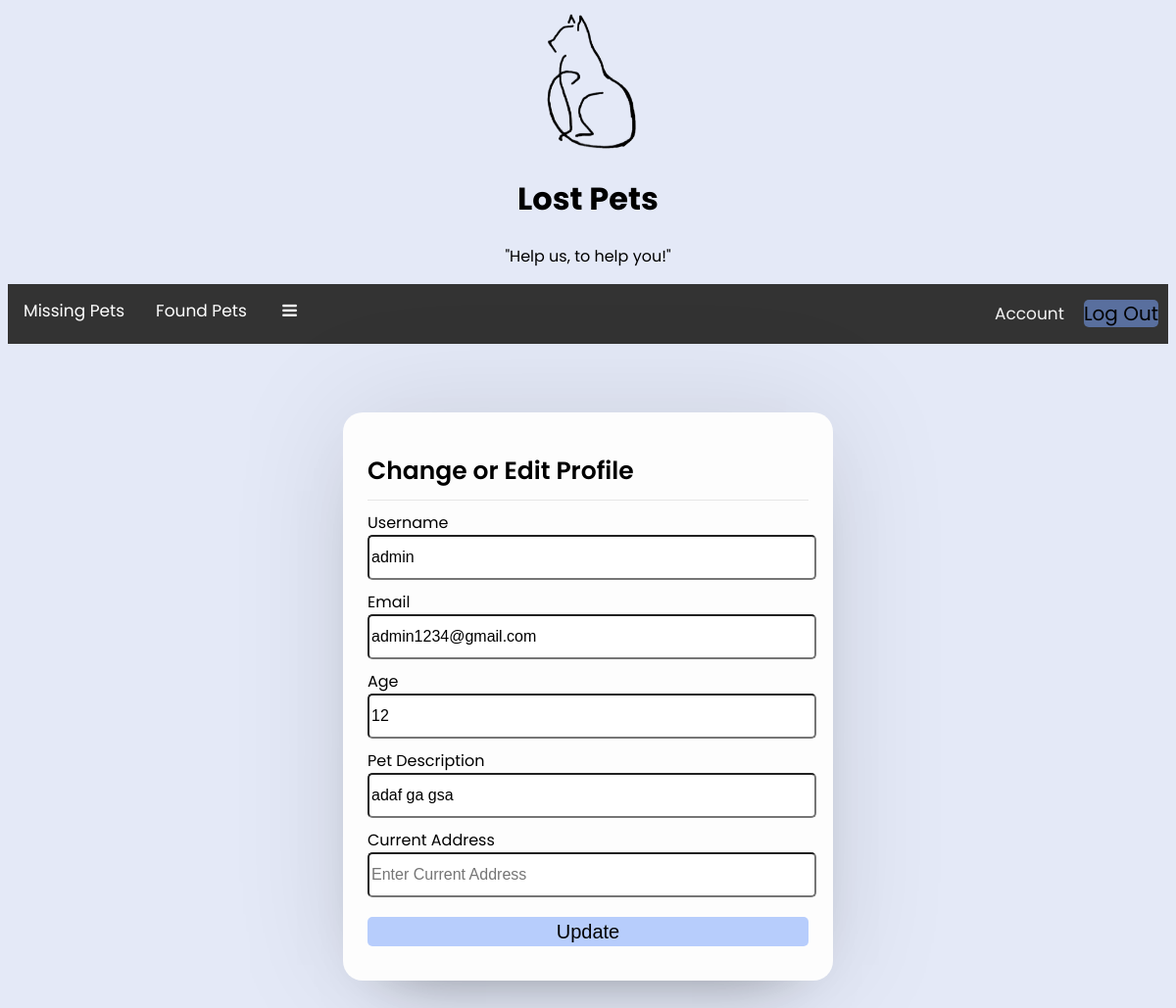
Page /edit.php (signed in) on the committed database.
### tables this page shows
CREATE TABLE IF NOT EXISTS `user` (
  `Id` int NOT NULL AUTO_INCREMENT,
  `Username` varchar(200) DEFAULT NULL,
  `Email` varchar(200) DEFAULT NULL,
  `Age` int DEFAULT NULL,
  `Password` varchar(200) DEFAULT NULL,
  `petdescription` text,
  `address` varchar(255) NOT NULL,
  `points` int NOT NULL,
  PRIMARY KEY (`Id`)
);

### edit.php (the view, shortened to what this page needs)
<?php
    include("php\connection.php");
?>
<!DOCTYPE html>
<html lang="en">
    <head>
        <link rel="stylesheet" type="text/css" href="css\style.css">
        <link rel="stylesheet" href="https://cdnjs.cloudflare.com/ajax/libs/font-awesome/4.7.0/css/font-awesome.min.css">
    </head>
    <body>
        <header>
            <a href="home.php"><img class="logo"src="Design-Images\cat_logo.png" alt="Cat Icon"></a>
            <h1 class="title">Lost Pets</h1>
            <p class="quote">"Help us, to help you!"</p>
            <nav>
                <div class="topnav" id="myTopnav">
                    <div class="dropdown">
                        <button class="dropbtn">
                            Missing Pets
                        </button>
                    </div>
                    <div class="dropdown">
                        <button class="dropbtn">
                            Found Pets
                        </button>
                    </div>
                    <div class="dropdown">
                        <button class="dropbtn"> <img src="">
                            <i class="fa fa-bars"></i>
                        </button>
                    </div>
                    <div class="right-links" style="float: right">
                        <a href="account.php">Account</a>
                        <a href="php\logout.php"> <buttom class="btn">Log Out</buttom></a>
                    </div>
                </div>
            </nav>
        </header>
        <div class="container">
            <div class="box form-box">
                <?php
                    if(isset($_POST['submit']))
                    {
                        $username = $_POST['username'];
                        $email = $_POST['email'];
                        $age = $_POST['age'];
                        $petdescription = $_POST['petdescription'];
                        $address = $_POST['address'];
                        $id = $_SESSION['id'];
                        $edit_query = mysqli_query($con, "UPDATE user SET Username = '$username', Email='$email', Age='$age', petdescription='$petdescription', address='$address' WHERE Id=$id");
                        if($edit_query){
                            echo "<div class='message'>
                                        <p>Update Successful!</p>
                                  </div> <br>";
                             echo "<a href='home.php'><button class='btn'>Go Home</buttton>";
                        }
                    }
                    else{
                        $id = $_SESSION['id'];
                        $query = mysqli_query($con, "SELECT * FROM user WHERE Id = $id");
                        while($result = mysqli_fetch_assoc($query)){
                            $res_Uname = $result['Username'];
                            $res_Email = $result['Email'];
                            $res_Age = $result['Age'];
                            $res_petdescription = $result['petdescription'];
                        }
                ?>
                <h1>Change or Edit Profile</h1>
                <form action="" method="post">
                    <div class="field input">
                        <label for="username">Username</label>
                        <input type="text" name="username" id="username" value="<?php echo $res_Uname; ?>" autocomplete="off" >
                    </div>
                    <div class="field input">
                        <label for="email">Email</label>
                        <input type="text" name="email" id="email" value="<?php echo $res_Email; ?>" autocomplete="off" >
                    </div>
                    <div class="field input">
                        <label for="age">Age</label>
                        <input type="text" name="age" id="age" value="<?php echo $res_Age; ?>" autocomplete="off" >
                    </div>
                    <div class="field input">
                        <label for="petdescription">Pet Description</label>
                        <input type="text" name="petdescription" id="petdescription" value="<?php echo $res_petdescription; ?>" autocomplete="off" >
                    </div>
                    <div class="field input">
                        <label for="address">Current Address</label>
                        <input type="text" name="address" placeholder="Enter Current Address">
                    </div>
                    <div class="field">
                        <input type="submit" class="btn" name="submit" value="Update" required>
                    </div>
                </form>
            </div>
            <?php } ?>
        </div>
    </body>
</html>

### css/style.css (style rules this page uses)
body { font-family: 'Poppins', sans-serif; }
.topnav { background-color: #333; overflow: hidden; }
.topnav a { float:left; display: block; color: #f2f2f2; text-align: center; padding: 14px 16px; text-decoration: none; font-size: 17px; }
.dropdown { float:left; overflow: hidden; }
.dropdown .dropbtn { font-size: 17px; border: none; outline: none; color: white; padding: 14px 16px; background-color: inherit; font-family: inherit; margin: 0; }
.logo { display: block; height: 150px; width: 130px; margin-left: auto; margin-right: auto; }
.title { text-align: center; }
.quote { text-align: center; }
.right-links { text-align: right; display: flex; flex-direction: row; justify-content: center; line-height: 60px; z-index: 100; }
.right-links a { padding: 0 10px; }
body { background: #e4e9f7; }
.container { display: flex; align-items: center; justify-content: center; min-height: 90vh; }
.box { background: #fdfdfd; display: flex; flex-direction: column; padding: 25px 25px; border-radius: 20px; box-shadow: 0 0 128px 0 rgba(0,0,0,0.1), 0 32px 64px -48px rgba(0,0,0,0.5); }
.form-box { width: 450px; margin: 0 10px; }
.form-box h1 { font-size: 25px; font-weight: 600; padding-bottom: 10px; border-bottom: 1px solid #e6e6e6; margin-bottom: 10px; }
.form-box form .field { display: flex; margin-bottom: 10px; flex-direction: column; }
.form-box form .input input { height: 40px; width: 100%; font-size: 16px; border-radius: 5px; outline: none; }
.btn { height: 30px; background: #7aa3fc88; border: 0; border-radius: 5px; color: #000000; font-size: 20px; cursor: pointer; transition: all .3s; margin-top: 10px; }

### edit.php (style rules this page uses)
body { font-family: 'Poppins', sans-serif; }

### rows in the picture
user: username "admin", email "admin1234@gmail.com", age "12", petdescription "adaf ga gsa"
